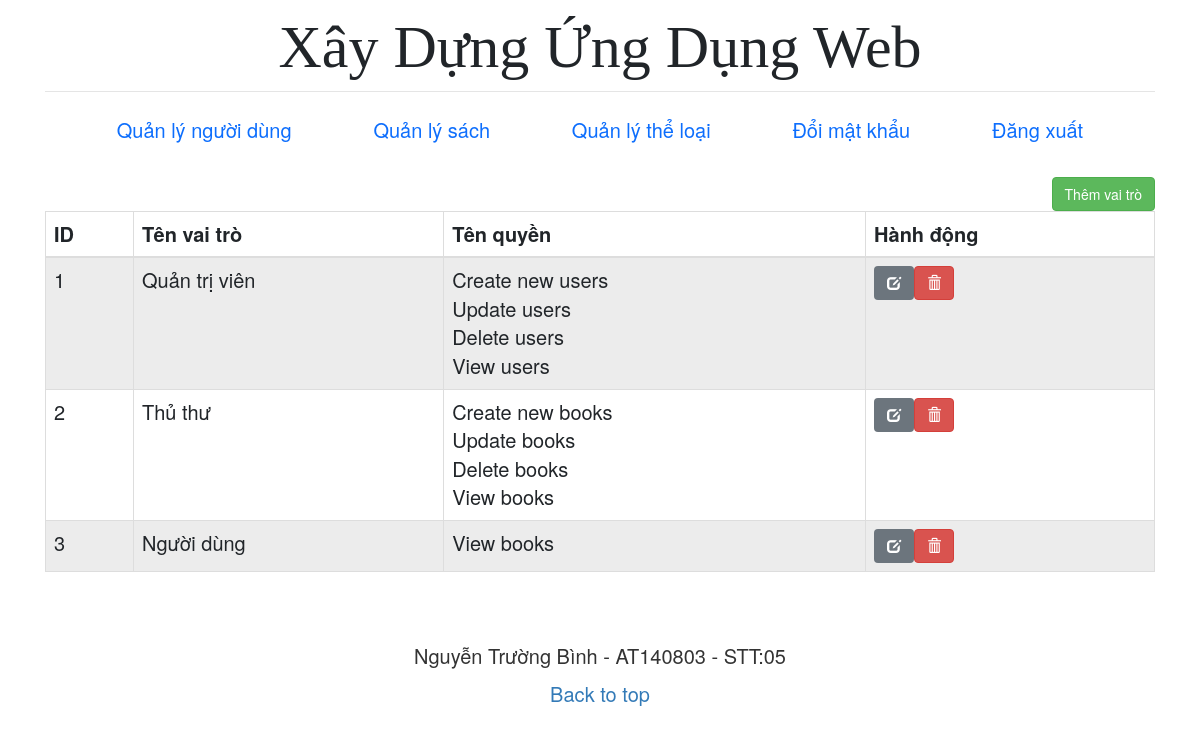
/roles/index.php (signed in), run on the app's committed database.
### tables this page shows
CREATE TABLE `roles` (
  `role_id` int(11) NOT NULL,
  `role_name` varchar(255) NOT NULL
);

CREATE TABLE `roles_permissions` (
  `role_id` int(11) NOT NULL,
  `perm_id` int(11) NOT NULL
);

CREATE TABLE `permissions` (
  `perm_id` int(11) NOT NULL,
  `perm_mod` varchar(5) NOT NULL,
  `perm_desc` varchar(255) NOT NULL
);

### checkPermission.php (called while the page is built)
<?php
    function checkPermission($conn, $role_id, $permission_id){
        $sql ="SELECT * FROM roles_permissions
        LEFT JOIN users ON users.role_id = roles_permissions.role_id
        WHERE users.role_id = $role_id
        AND roles_permissions.perm_id = $permission_id";
        $result = mysqli_query($conn, $sql);
        $rows = mysqli_num_rows($result);
        if ($rows == 0) {
            return false;
        } else {
            return true;
        };
    }

### roles/index.php (the view, shortened to what this page needs)
<?php include "../includes/header.php"; ?>
<?php
require_once("../libs/connection.php");
require_once("../checkPermission.php");
if (checkPermission($conn, $_SESSION['role_id'], 1)) {
?>
  <main class="container">
    <a href="create.php" class="btn btn-success pull-right">Thêm vai trò</a>
    <?php
    $sql = "SELECT * FROM roles ORDER BY role_id";
    if ($result = mysqli_query($conn, $sql)) {
      if (mysqli_num_rows($result) > 0) {
        echo "<table class='table table-bordered table-striped'>";
        echo "<thead>";
        echo "<tr>";
        echo "<th>ID</th>";
        echo "<th>Tên vai trò</th>";
        echo "<th>Tên quyền</th>";
        echo "<th>Hành động</th>";
        echo "</tr>";
        echo "</thead>";
        echo "<tbody>";
        $i=1;
        while ($row = mysqli_fetch_array($result)) {
          echo "<tr>";
          echo "<td>" . $i++ . "</td>";
          echo "<td>" . $row['role_name'] . "</td>";
          $role_id = $row['role_id'];
          $query = "SELECT * FROM `permissions`
          LEFT JOIN roles_permissions ON roles_permissions.perm_id = permissions.perm_id
          WHERE roles_permissions.role_id = '$role_id'";
          $result1 = mysqli_query($conn, $query);
          echo "<td>";
          while ($data = mysqli_fetch_array($result1)){
            echo $data['perm_desc']."<br>";
          };
          echo "</td>";
          echo "<td>";
          echo "<a href='edit.php?id=" . $row['role_id'] . "' class='btn btn-secondary'><span class='glyphicon glyphicon-edit'></span></a>";
          echo "<a href='delete.php?id=" . $row['role_id'] . "' class='btn btn-danger'><span class='glyphicon glyphicon-trash'></span></a>";
          echo "</td>";
          echo "</tr>";
        }
        echo "</tbody>";
        echo "</table>";
      } else {
        echo "<p class='lead'><em>Không tìm thấy bản ghi.</em></p>";
      }
    } else {
      echo "ERROR: Không thể thực thi $sql. " . mysqli_error($conn);
    }
    ?>
  </main>
<?php
} else {
  header('Location: ../403.php');
}
?>
<?php include "../includes/footer.php" ?>

### includes/header.php (shortened to what this page needs)
<!doctype html>
<html lang="en">
<head>
  <link href="http://localhost:5/udweb/asset/css/bootstrap.min.css" rel="stylesheet">
  <link href="http://localhost:5/udweb/asset/css/style.css" rel="stylesheet">
  <link rel="stylesheet" href="https://maxcdn.bootstrapcdn.com/bootstrap/3.3.7/css/bootstrap.min.css">
</head>
<body>
  <div class="container">
    <header class="blog-header">
      <div class=" flex-nowrap justify-content-between align-items-center pt-1">
        <div class="text-center">
          <a class="blog-header-logo text-dark" href="/udweb">Xây Dựng Ứng Dụng Web</a>
        </div>
      </div>
    </header>
    <div class="nav-scroller py-1 mb-2">
      <nav class="nav d-flex justify-content-between pt-2">
        <?php
        if (isset($_SESSION["loggedin"]) == false) { ?>
          <a class="p-2 link-primary" href="registration.php">Đăng ký</a>
          <a class="p-2 link-primary" href="login.php">Đăng nhập</a>
          <a class="p-2 link-primary" href="forgotPass.php">Quên mật khẩu</a>
        <?php
        } else { ?>
          <a class="p-2 link-primary" href="http://localhost:5/udweb/users">Quản lý người dùng</a>
          <a class="p-2 link-primary" href="http://localhost:5/udweb/books">Quản lý sách</a>
          <a class="p-2 link-primary" href="http://localhost:5/udweb/categories">Quản lý thể loại</a>
          <a class="p-2 link-primary" href="http://localhost:5/udweb/changePass.php">Đổi mật khẩu</a>
          <a class="p-2 link-primary" href="http://localhost:5/udweb/auth/logout.php">Đăng xuất</a>
        <?php } ?>
      </nav>
    </div>
  </div>

### includes/footer.php
<footer class="blog-footer">
  <p>Nguyễn Trường Bình - AT140803 - STT:05</p>
  <p>
    <a href="#">Back to top</a>
  </p>
</footer>
</body>
</html>

### asset/css/style.css (style rules this page uses)
body, html { font-size: 20px!important; }
.blog-header { border-bottom: 1px solid #e5e5e5; }
.blog-header-logo { font-family: "Playfair Display", Georgia, "Times New Roman", serif; font-size: 3rem; }
.nav-scroller { position: relative; z-index: 2; height: 3.75rem; overflow-y: hidden; }
.nav-scroller .nav { display: flex; flex-wrap: nowrap; padding-bottom: 1rem; margin-top: -1px; overflow-x: auto; text-align: center; white-space: nowrap; -webkit-overflow-scrolling: touch; }
.blog-footer { padding: 2.5rem 0; text-align: center; }
.blog-footer p:last-child { margin-bottom: 0; }

### data on the page
roles: role_name "Quản trị viên"
roles_permissions: perm.perm_desc "Create new users"
roles_permissions: perm.perm_desc "Update users"
roles_permissions: perm.perm_desc "Delete users"
roles_permissions: perm.perm_desc "View users"
roles: role_name "Thủ thư"
roles_permissions: perm.perm_desc "Create new books"
roles_permissions: perm.perm_desc "Update books"
roles_permissions: perm.perm_desc "Delete books"
roles_permissions: perm.perm_desc "View books"
roles: role_name "Người dùng"
roles_permissions: perm.perm_desc "View books"
